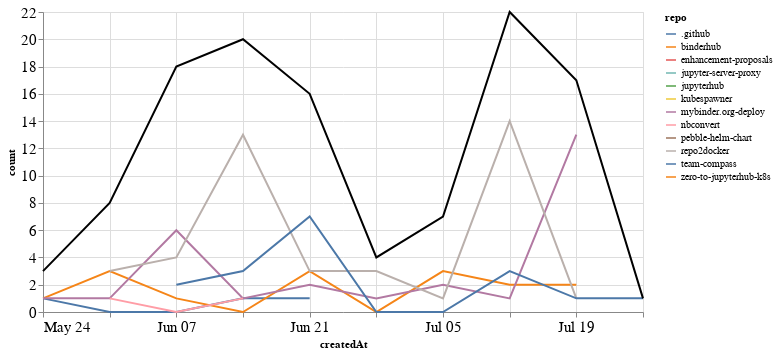

The notebook cell this image was saved under:
### Markdown cell above
## Comments

### Code cell
comments_time = comments.groupby('repo').resample('W', on='createdAt').count()['author'].reset_index()
comments_time = comments_time.rename(columns={'author': 'count'})
comments_time_total = comments_time.groupby('createdAt').agg({"count": "sum"}).reset_index()
ch1 = alt.Chart(comments_time, width=600).mark_line().encode(
    x='createdAt',
    y='count',
    color='repo',
    tooltip="repo"
)

ch2 = alt.Chart(comments_time_total, width=600).mark_line(color="black").encode(
    x='createdAt',
    y='count',
)

ch1 + ch2

### Figure 1 — Vega-Lite specification as saved in the notebook (floating-point values rounded to 4 significant figures)
{"config": {"axisLeft": {"labelFontSize": 15}, "axisBottom": {"labelFontSize": 15}}, "layer": [{"data": {"name": "data-2ed75514344072d1de0222c1734e69c9"}, "mark": "line", "encoding": {"color": {"type": "nominal", "field": "repo"}, "tooltip": {"type": "nominal", "field": "repo"}, "x": {"type": "temporal", "field": "createdAt"}, "y": {"type": "quantitative", "field": "count"}}, "width": 600}, {"data": {"name": "data-233e2d0e38bf3aae42030b7c9a7d72c4"}, "mark": {"type": "line", "color": "black"}, "encoding": {"x": {"type": "temporal", "field": "createdAt"}, "y": {"type": "quantitative", "field": "count"}}, "width": 600}], "$schema": "https://vega.github.io/schema/vega-lite/v4.8.1.json", "datasets": {"data-2ed75514344072d1de0222c1734e69c9": [{"repo": ".github", "createdAt": "2020-05-24T00:00:00", "count": 1}, {"repo": ".github", "createdAt": "2020-05-31T00:00:00", "count": 0}, {"repo": ".github", "createdAt": "2020-06-07T00:00:00", "count": 0}, {"repo": ".github", "createdAt": "2020-06-14T00:00:00", "count": 1}, {"repo": ".github", "createdAt": "2020-06-21T00:00:00", "count": 1}, {"repo": "binderhub", "createdAt": "2020-05-24T00:00:00", "count": 1}, {"repo": "binderhub", "createdAt": "2020-05-31T00:00:00", "count": 3}, {"repo": "binderhub", "createdAt": "2020-06-07T00:00:00", "count": 1}, {"repo": "binderhub", "createdAt": "2020-06-14T00:00:00", "count": 0}, {"repo": "binderhub", "createdAt": "2020-06-21T00:00:00", "count": 3}, {"repo": "binderhub", "createdAt": "2020-06-28T00:00:00", "count": 0}, {"repo": "binderhub", "createdAt": "2020-07-05T00:00:00", "count": 3}, {"repo": "binderhub", "createdAt": "2020-07-12T00:00:00", "count": 2}, {"repo": "binderhub", "createdAt": "2020-07-19T00:00:00", "count": 2}, {"repo": "enhancement-proposals", "createdAt": "2020-07-12T00:00:00", "count": 2}, {"repo": "jupyter-server-proxy", "createdAt": "2020-07-05T00:00:00", "count": 1}, {"repo": "jupyterhub", "createdAt": "2020-06-07T00:00:00", "count": 1}, {"repo": "kubespawner", "createdAt": "2020-06-14T00:00:00", "count": 1}, {"repo": "mybinder.org-deploy", "createdAt": "2020-05-24T00:00:00", "count": 1}, {"repo": "mybinder.org-deploy", "createdAt": "2020-05-31T00:00:00", "count": 1}, {"repo": "mybinder.org-deploy", "createdAt": "2020-06-07T00:00:00", "count": 6}, {"repo": "mybinder.org-deploy", "createdAt": "2020-06-14T00:00:00", "count": 1}, {"repo": "mybinder.org-deploy", "createdAt": "2020-06-21T00:00:00", "count": 2}, {"repo": "mybinder.org-deploy", "createdAt": "2020-06-28T00:00:00", "count": 1}, {"repo": "mybinder.org-deploy", "createdAt": "2020-07-05T00:00:00", "count": 2}, {"repo": "mybinder.org-deploy", "createdAt": "2020-07-12T00:00:00", "count": 1}, {"repo": "mybinder.org-deploy", "createdAt": "2020-07-19T00:00:00", "count": 13}, {"repo": "nbconvert", "createdAt": "2020-05-31T00:00:00", "count": 1}, {"repo": "nbconvert", "createdAt": "2020-06-07T00:00:00", "count": 0}, {"repo": "nbconvert", "createdAt": "2020-06-14T00:00:00", "count": 1}, {"repo": "pebble-helm-chart", "createdAt": "2020-06-07T00:00:00", "count": 1}, {"repo": "repo2docker", "createdAt": "2020-05-31T00:00:00", "count": 3}, {"repo": "repo2docker", "createdAt": "2020-06-07T00:00:00", "count": 4}, {"repo": "repo2docker", "createdAt": "2020-06-14T00:00:00", "count": 13}, {"repo": "repo2docker", "createdAt": "2020-06-21T00:00:00", "count": 3}, {"repo": "repo2docker", "createdAt": "2020-06-28T00:00:00", "count": 3}, {"repo": "repo2docker", "createdAt": "2020-07-05T00:00:00", "count": 1}, {"repo": "repo2docker", "createdAt": "2020-07-12T00:00:00", "count": 14}, {"repo": "repo2docker", "createdAt": "2020-07-19T00:00:00", "count": 1}, {"repo": "team-compass", "createdAt": "2020-06-07T00:00:00", "count": 2}, {"repo": "team-compass", "createdAt": "2020-06-14T00:00:00", "count": 3}, {"repo": "team-compass", "createdAt": "2020-06-21T00:00:00", "count": 7}, {"repo": "team-compass", "createdAt": "2020-06-28T00:00:00", "count": 0}, {"repo": "team-compass", "createdAt": "2020-07-05T00:00:00", "count": 0}, {"repo": "team-compass", "createdAt": "2020-07-12T00:00:00", "count": 3}, {"repo": "team-compass", "createdAt": "2020-07-19T00:00:00", "count": 1}, {"repo": "team-compass", "createdAt": "2020-07-26T00:00:00", "count": 1}, {"repo": "zero-to-jupyterhub-k8s", "createdAt": "2020-06-07T00:00:00", "count": 3}], "data-233e2d0e38bf3aae42030b7c9a7d72c4": [{"createdAt": "2020-05-24T00:00:00", "count": 3}, {"createdAt": "2020-05-31T00:00:00", "count": 8}, {"createdAt": "2020-06-07T00:00:00", "count": 18}, {"createdAt": "2020-06-14T00:00:00", "count": 20}, {"createdAt": "2020-06-21T00:00:00", "count": 16}, {"createdAt": "2020-06-28T00:00:00", "count": 4}, {"createdAt": "2020-07-05T00:00:00", "count": 7}, {"createdAt": "2020-07-12T00:00:00", "count": 22}, {"createdAt": "2020-07-19T00:00:00", "count": 17}, {"createdAt": "2020-07-26T00:00:00", "count": 1}]}}
